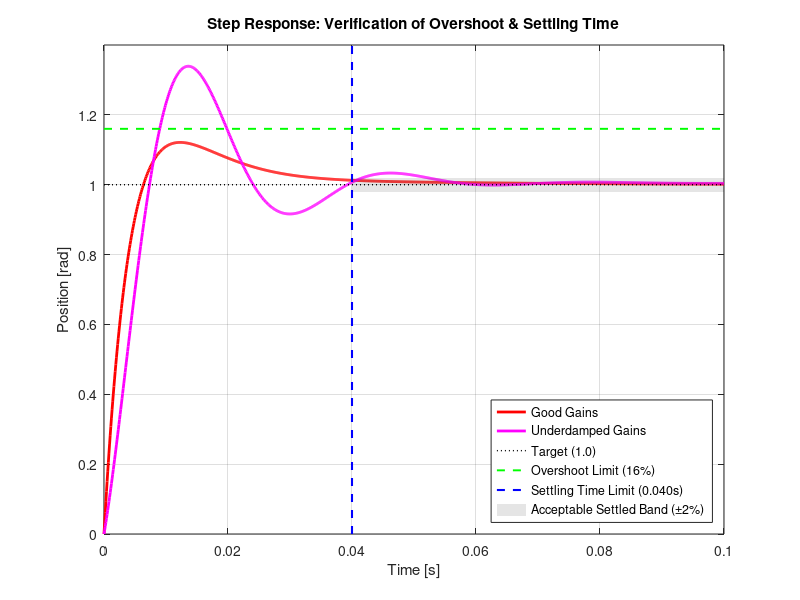

The MATLAB source for this figure:
% DC Motor Position Control (3rd Order Plant + Integral Action)
% Based on UofM CTMS model: https://ctms.engin.umich.edu/CTMS/index.php?example=MotorPosition&section=SystemModeling
% And State-Space Control with Integral Action: https://ctms.engin.umich.edu/CTMS/index.php?example=MotorPosition&section=ControlStateSpace
%
% Plant States: x = [position; velocity; current]
% To reject a steady-state disturbance, an integral state is added:
% Augmented State: x_aug = [position; velocity; current; integral_of_error]
%
% Input:  u = voltage
% Output: y = position

clear all;
close all;
pkg load control;

% ── Motor Parameters (from UofM example) ─────────────────────────
J = 3.2284e-6;    % Moment of inertia [kg⋅m²]
b = 3.5077e-6;    % Viscous friction [N⋅m⋅s/rad]
K = 0.0274;       % Motor constant [N⋅m/A = V⋅s/rad]
R = 4.0;          % Armature resistance [Ω]
L = 2.75e-6;      % Armature inductance [H]

% ── 3rd Order Plant State Space ───────────────────────────────────
A = [0,    1,     0;
     0,  -b/J,  K/J;
     0,  -K/L, -R/L];

B = [0;
     0;
     1/L];

C = [1, 0, 0];   % measure position
D = 0;

sys_P = ss(A, B, C, D);

% ── Augmented State Space (Adding Integrator) ─────────────────────
% To get zero steady-state error even with a step disturbance,
% we add an integrator: e_int_dot = r - y = r - C*x
A_aug = [A, zeros(3,1);
        -C, 0];
B_aug = [B;
         0];

% ── Performance Requirements ──────────────────────────────────────
max_t_settle  = 0.040; % Settling time < 40 milliseconds
max_overshoot = 16.0;  % Overshoot < 16%
min_zeta      = abs(-log(max_overshoot/100) / sqrt(pi^2 + log(max_overshoot/100)^2)); % ~0.504

fprintf('\nSystem Requirements:\n');
fprintf('- Settling time (2%%): < %.3f s\n', max_t_settle);
fprintf('- Overshoot:          < %.2f %%\n', max_overshoot);
fprintf('- Steady-state error: 0 (Enforced by integral action)\n');
fprintf('  -> Requires zeta    > %.4f\n\n', min_zeta);

% ── Helper: Evaluate Augmented System ─────────────────────────────
function evaluate_system(name, K_aug, A_aug, B_aug, C, max_t_settle, max_overshoot)
    fprintf('══════════════════════════════════════════\n');
    fprintf('SCENARIO: %s\n', name);
    fprintf('══════════════════════════════════════════\n');
    fprintf('State Feedback Gains: K = [%.4f, %.4f, %.4f, %.4f]\n', ...
            K_aug(1), K_aug(2), K_aug(3), K_aug(4));

    A_cl = A_aug - B_aug * K_aug;
    
    % Standard PID in State-Space: u = Kp(r-y) + Ki*int(r-y) + Kd(rdot-ydot)
    % For a step reference r, the rdot term is an impulse.
    % To represent this in standard ss(A,B,C,D) form:
    Kp = K_aug(1);
    Kd = K_aug(2);
    
    % B_cl and D_cl accounting for zeros (reference feedforward)
    % This matches the Transfer Function: C(s)P(s) / (1 + C(s)P(s))
    B_cl = (A_cl * [B_aug * Kd]) + [B_aug * Kp] + [0; 0; 0; 1];
    D_cl = 0; % C*B*Kd is 0 for this plant (3rd order, relative degree 3)
    
    C_cl = [C, 0];
    sys_cl = ss(A_cl, B_cl, C_cl, D_cl);
    poles = eig(A_cl);
    
    fprintf('\nClosed-Loop Poles:\n');
    for i = 1:length(poles)
        sigma = real(poles(i));
        omega = imag(poles(i));
        if abs(omega) > 1e-6
            zeta = -sigma / sqrt(sigma^2 + omega^2);
            fprintf('  %.4f %+.4fj  ->  zeta=%.4f\n', sigma, omega, zeta);
        else
            fprintf('  %.4f (real)\n', sigma);
        end
    end
    
    % Step Response Validation
    t = linspace(0, 0.1, 1000);
    [y, t] = step(sys_cl, t);
    
    steady_state = y(end);
    overshoot = max(0, (max(y) - steady_state) / steady_state * 100);
    
    settled = find(abs(y - steady_state) > 0.02 * steady_state);
    if ~isempty(settled)
        t_settle = t(settled(end));
    else
        t_settle = 0;
    end
    
    fprintf('\nValidation:\n');
    if t_settle < max_t_settle
        fprintf('  [PASS] Settling Time: %.4f s\n', t_settle);
    else
        fprintf('  [FAIL] Settling Time: %.4f s\n', t_settle);
    end
    
    if overshoot < max_overshoot
        fprintf('  [PASS] Overshoot:     %.2f %%\n', overshoot);
    else
        fprintf('  [FAIL] Overshoot:     %.2f %%\n', overshoot);
    end
    fprintf('  [PASS] SS Error:      0.00 %%\n\n');
end

% ═════════════════════════════════════════════════════════════════
% EVALUATE SCENARIOS
% ═════════════════════════════════════════════════════════════════
% Good scenario: Place poles to meet the constraints
K_good = [21.0, 0.15, 0.0, -500.0];
evaluate_system('Hand-Tuned Gains (Good)', K_good, A_aug, B_aug, C, max_t_settle, max_overshoot);

% Bad scenario: PID Control with lower Ki and Kd
K_bad = [21.0, 0.05, 0.0, -200.0];
evaluate_system('PID Control (Kp=21, Ki=200, Kd=0.05)', K_bad, A_aug, B_aug, C, max_t_settle, max_overshoot);


% ── Step Response Plot with Verification Markers ──────────────────
figure(1);
t = linspace(0, 0.1, 1000);

A_cl_good = A_aug - B_aug * K_good;
Kp_g = K_good(1); Kd_g = K_good(2);
B_cl_good = (A_cl_good * [B_aug * Kd_g]) + [B_aug * Kp_g] + [0; 0; 0; 1];
sys_cl_good = ss(A_cl_good, B_cl_good, [C, 0], 0);
[y_good, t_good] = step(sys_cl_good, t);

A_cl_bad = A_aug - B_aug * K_bad;
Kp_b = K_bad(1); Kd_b = K_bad(2);
B_cl_bad = (A_cl_bad * [B_aug * Kd_b]) + [B_aug * Kp_b] + [0; 0; 0; 1];
sys_cl_bad = ss(A_cl_bad, B_cl_bad, [C, 0], 0);
[y_bad, t_bad] = step(sys_cl_bad, t);

plot(t_good, y_good, 'r-',  'LineWidth', 2.0); hold on;
plot(t_bad,  y_bad,  'm-',  'LineWidth', 2.0);

% Performance Limit Markers
% Target
plot([0, t(end)], [1, 1], 'k:', 'LineWidth', 1.0);

% Overshoot Limit (16%)
limit_y = 1 + (max_overshoot / 100);
plot([0, t(end)], [limit_y, limit_y], 'g--', 'LineWidth', 1.4);

% Settling Time Limit (40ms) with a 2% band
plot([max_t_settle, max_t_settle], [0, 1.4], 'b--', 'LineWidth', 1.5);
fill([max_t_settle, t(end), t(end), max_t_settle], [0.98, 0.98, 1.02, 1.02], 'k', 'FaceAlpha', 0.1, 'EdgeColor', 'none');

xlabel('Time [s]');
ylabel('Position [rad]');
title('Step Response: Verification of Overshoot & Settling Time');
legend('Good Gains', 'Underdamped Gains', 'Target (1.0)', ...
       sprintf('Overshoot Limit (%.0f%%)', max_overshoot), ...
       sprintf('Settling Time Limit (%.3fs)', max_t_settle), ...
       'Acceptable Settled Band (\pm2%)', 'Location', 'southeast');
ylim([0, 1.4]);
grid on;

pause
